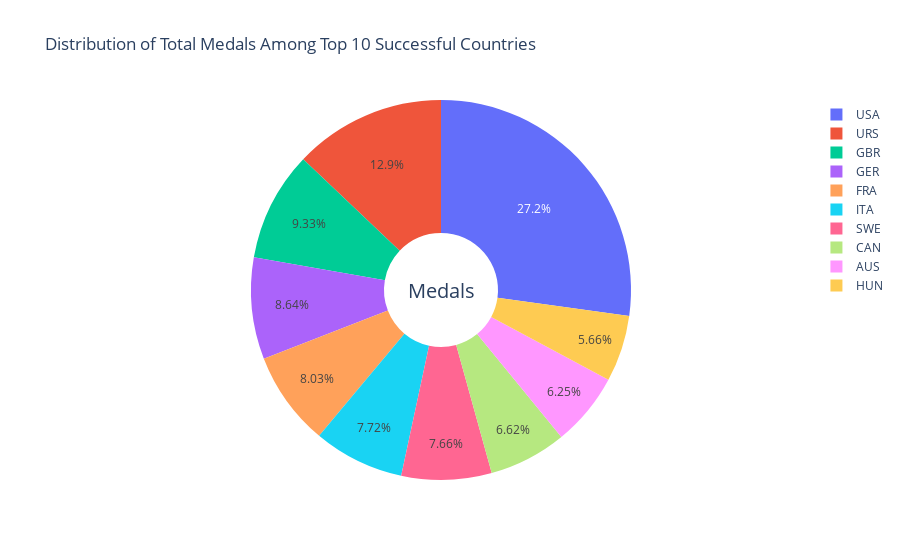

Here is the notebook cell this chart was saved with:
### Code cell
# Data for the pie chart
labels = top_10_successful_countries['Country']
values = top_10_successful_countries['Total_Medals']

# Create the pie chart
fig = go.Figure(data=[go.Pie(labels=labels, values=values, hole=.3)])

# Update the layout for better visualization
fig.update_layout(
    title_text="Distribution of Total Medals Among Top 10 Successful Countries",
    annotations=[dict(text='Medals', x=0.5, y=0.5, font_size=20, showarrow=False)]
)

# Show the pie chart
fig.show()

### Figure 1 — Plotly figure (JSON) as saved in the notebook; plotly's stock layout.template omitted (floating-point values rounded to 4 significant figures)
{"data": [{"hole": 0.3, "labels": ["USA", "URS", "GBR", "GER", "FRA", "ITA", "SWE", "CAN", "AUS", "HUN"], "type": "pie", "values": [5238, 2489, 1799, 1665, 1548, 1488, 1477, 1275, 1204, 1091]}], "layout": {"annotations": [{"font": {"size": 20}, "showarrow": false, "text": "Medals", "x": 0.5, "y": 0.5}], "title": {"text": "Distribution of Total Medals Among Top 10 Successful Countries"}}}
